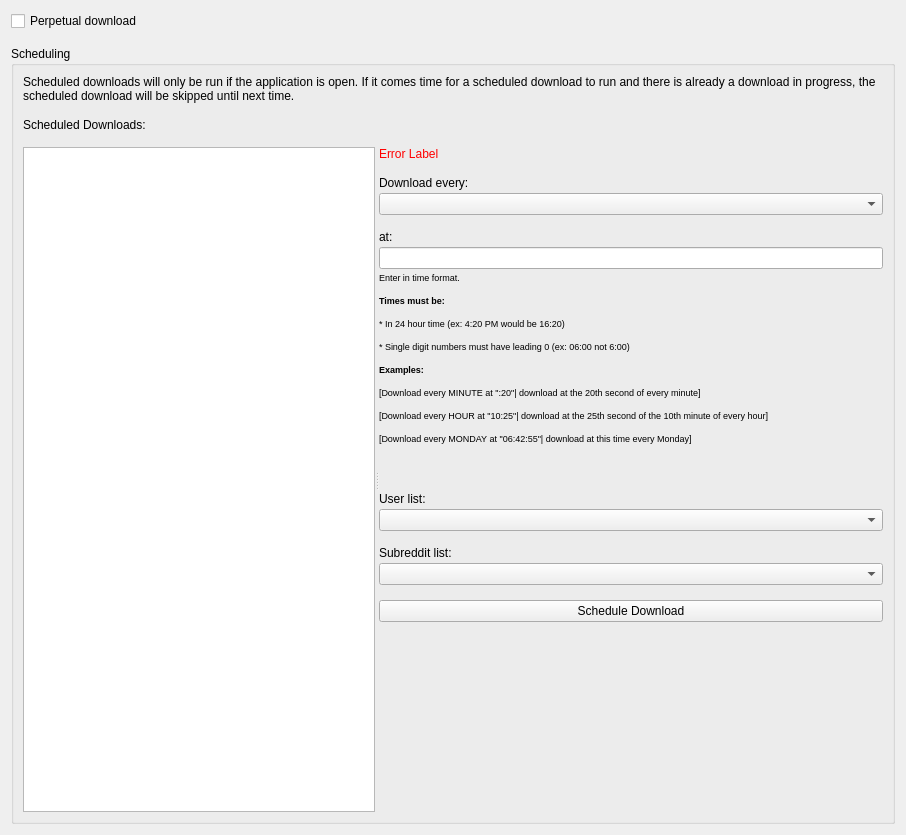
<?xml version="1.0" encoding="UTF-8"?>
<ui version="4.0">
 <class>ScheduleSettingsWidget</class>
 <widget class="QWidget" name="ScheduleSettingsWidget">
  <property name="geometry">
   <rect>
    <x>0</x>
    <y>0</y>
    <width>906</width>
    <height>835</height>
   </rect>
  </property>
  <property name="windowTitle">
   <string>Schedule Settings</string>
  </property>
  <layout class="QVBoxLayout" name="verticalLayout_7">
   <property name="spacing">
    <number>15</number>
   </property>
   <item>
    <widget class="QCheckBox" name="perpetual_download_checkbox">
     <property name="toolTip">
      <string>&lt;html&gt;&lt;head/&gt;&lt;body&gt;&lt;p&gt;If checked, a download session will not terminate itself when it makes it through a list, but will then restart at the beginning of the list and check for new downloads indefinitely until the application exits or one of the stop buttons is clicked&lt;/p&gt;&lt;/body&gt;&lt;/html&gt;</string>
     </property>
     <property name="text">
      <string>Perpetual download</string>
     </property>
    </widget>
   </item>
   <item>
    <widget class="QGroupBox" name="scheduling_group_box">
     <property name="title">
      <string>Scheduling</string>
     </property>
     <layout class="QVBoxLayout" name="verticalLayout_6">
      <property name="spacing">
       <number>15</number>
      </property>
      <item>
       <widget class="QLabel" name="label_7">
        <property name="text">
         <string>&lt;html&gt;&lt;head/&gt;&lt;body&gt;&lt;p&gt;Scheduled downloads will only be run if the application is open. If it comes time for a scheduled download to run and there is already a download in progress, the scheduled download will be skipped until next time.&lt;/p&gt;&lt;/body&gt;&lt;/html&gt;</string>
        </property>
        <property name="wordWrap">
         <bool>true</bool>
        </property>
       </widget>
      </item>
      <item>
       <widget class="QLabel" name="label">
        <property name="text">
         <string>Scheduled Downloads:</string>
        </property>
       </widget>
      </item>
      <item>
       <widget class="QSplitter" name="splitter">
        <property name="sizePolicy">
         <sizepolicy hsizetype="Expanding" vsizetype="Expanding">
          <horstretch>0</horstretch>
          <verstretch>0</verstretch>
         </sizepolicy>
        </property>
        <property name="orientation">
         <enum>Qt::Horizontal</enum>
        </property>
        <widget class="QListWidget" name="scheduled_downloads_list_widget"/>
        <widget class="QWidget" name="layoutWidget">
         <layout class="QVBoxLayout" name="verticalLayout_5">
          <property name="spacing">
           <number>15</number>
          </property>
          <item>
           <widget class="QLabel" name="error_label">
            <property name="styleSheet">
             <string notr="true">color: red</string>
            </property>
            <property name="text">
             <string>Error Label</string>
            </property>
           </widget>
          </item>
          <item>
           <layout class="QVBoxLayout" name="verticalLayout">
            <property name="spacing">
             <number>3</number>
            </property>
            <item>
             <widget class="QLabel" name="label_2">
              <property name="text">
               <string>Download every:</string>
              </property>
             </widget>
            </item>
            <item>
             <widget class="QComboBox" name="interval_combo"/>
            </item>
           </layout>
          </item>
          <item>
           <layout class="QVBoxLayout" name="verticalLayout_2">
            <property name="spacing">
             <number>3</number>
            </property>
            <item>
             <widget class="QLabel" name="label_3">
              <property name="text">
               <string>at:</string>
              </property>
             </widget>
            </item>
            <item>
             <widget class="QLineEdit" name="interval_value_line_edit"/>
            </item>
            <item>
             <widget class="QLabel" name="label_6">
              <property name="font">
               <font>
                <pointsize>7</pointsize>
               </font>
              </property>
              <property name="text">
               <string>&lt;html&gt;&lt;head/&gt;&lt;body&gt;&lt;p&gt;Enter in time format. &lt;/p&gt;&lt;p&gt;&lt;span style=&quot; font-weight:600;&quot;&gt;Times must be:&lt;/span&gt;&lt;/p&gt;&lt;p&gt;* In 24 hour time (ex: 4:20 PM would be 16:20)&lt;/p&gt;&lt;p&gt;* Single digit numbers must have leading 0 (ex: 06:00 not 6:00)&lt;/p&gt;&lt;p&gt;&lt;span style=&quot; font-weight:600;&quot;&gt;Examples: &lt;/span&gt;&lt;/p&gt;&lt;p&gt;[Download every MINUTE at &amp;quot;:20&amp;quot;| download at the 20th second of every minute]&lt;/p&gt;&lt;p&gt;[Download every HOUR at &amp;quot;10:25&amp;quot;| download at the 25th second of the 10th minute of every hour]&lt;/p&gt;&lt;p&gt;[Download every MONDAY at &amp;quot;06:42:55&amp;quot;| download at this time every Monday]&lt;/p&gt;&lt;p&gt;&lt;br/&gt;&lt;/p&gt;&lt;/body&gt;&lt;/html&gt;</string>
              </property>
              <property name="wordWrap">
               <bool>true</bool>
              </property>
             </widget>
            </item>
           </layout>
          </item>
          <item>
           <layout class="QVBoxLayout" name="verticalLayout_3">
            <property name="spacing">
             <number>3</number>
            </property>
            <item>
             <widget class="QLabel" name="label_4">
              <property name="text">
               <string>User list:</string>
              </property>
             </widget>
            </item>
            <item>
             <widget class="QComboBox" name="user_list_combo"/>
            </item>
           </layout>
          </item>
          <item>
           <layout class="QVBoxLayout" name="verticalLayout_4">
            <property name="spacing">
             <number>3</number>
            </property>
            <item>
             <widget class="QLabel" name="label_5">
              <property name="text">
               <string>Subreddit list:</string>
              </property>
             </widget>
            </item>
            <item>
             <widget class="QComboBox" name="subreddit_list_combo"/>
            </item>
           </layout>
          </item>
          <item>
           <widget class="QPushButton" name="schedule_download_button">
            <property name="text">
             <string>Schedule Download</string>
            </property>
           </widget>
          </item>
          <item>
           <spacer name="verticalSpacer">
            <property name="orientation">
             <enum>Qt::Vertical</enum>
            </property>
            <property name="sizeHint" stdset="0">
             <size>
              <width>20</width>
              <height>40</height>
             </size>
            </property>
           </spacer>
          </item>
         </layout>
        </widget>
       </widget>
      </item>
     </layout>
    </widget>
   </item>
  </layout>
 </widget>
 <resources/>
 <connections/>
</ui>
